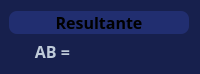
                          <widget class="QFrame" name="frame_9">
                           <property name="sizePolicy">
                            <sizepolicy hsizetype="Preferred" vsizetype="Fixed">
                             <horstretch>0</horstretch>
                             <verstretch>0</verstretch>
                            </sizepolicy>
                           </property>
                           <property name="maximumSize">
                            <size>
                             <width>16777215</width>
                             <height>74</height>
                            </size>
                           </property>
                           <property name="styleSheet">
                            <string notr="true">background-color: rgb(23, 32, 77);
border-radius: 5px;</string>
                           </property>
                           <property name="frameShape">
                            <enum>QFrame::StyledPanel</enum>
                           </property>
                           <property name="frameShadow">
                            <enum>QFrame::Raised</enum>
                           </property>
                           <layout class="QVBoxLayout" name="verticalLayout_20">
                            <property name="leftMargin">
                             <number>9</number>
                            </property>
                            <item>
                             <widget class="QLabel" name="label_top_info_11">
                              <property name="minimumSize">
                               <size>
                                <width>0</width>
                                <height>20</height>
                               </size>
                              </property>
                              <property name="maximumSize">
                               <size>
                                <width>16777215</width>
                                <height>25</height>
                               </size>
                              </property>
                              <property name="font">
                               <font>
                                <family>Satoshi Black</family>
                                <pointsize>12</pointsize>
                                <weight>75</weight>
                                <bold>true</bold>
                               </font>
                              </property>
                              <property name="styleSheet">
                               <string notr="true">QLabel{
	background-color: rgb(33, 46, 112);
	border: 0px solid ;
	border-radius: 8px;
}</string>
                              </property>
                              <property name="text">
                               <string>Resultante</string>
                              </property>
                              <property name="alignment">
                               <set>Qt::AlignCenter</set>
                              </property>
                             </widget>
                            </item>
                            <item>
                             <widget class="QFrame" name="frame_10">
                              <property name="frameShape">
                               <enum>QFrame::StyledPanel</enum>
                              </property>
                              <property name="frameShadow">
                               <enum>QFrame::Raised</enum>
                              </property>
                              <layout class="QHBoxLayout" name="horizontalLayout_15">
                               <property name="leftMargin">
                                <number>0</number>
                               </property>
                               <property name="topMargin">
                                <number>0</number>
                               </property>
                               <property name="rightMargin">
                                <number>0</number>
                               </property>
                               <property name="bottomMargin">
                                <number>0</number>
                               </property>
                               <item>
                                <widget class="QLabel" name="label_top_info_12">
                                 <property name="minimumSize">
                                  <size>
                                   <width>0</width>
                                   <height>20</height>
                                  </size>
                                 </property>
                                 <property name="maximumSize">
                                  <size>
                                   <width>16777215</width>
                                   <height>30</height>
                                  </size>
                                 </property>
                                 <property name="font">
                                  <font>
                                   <family>Satoshi</family>
                                   <pointsize>12</pointsize>
                                   <weight>75</weight>
                                   <bold>true</bold>
                                  </font>
                                 </property>
                                 <property name="styleSheet">
                                  <string notr="true">color: rgb(191, 203, 217)</string>
                                 </property>
                                 <property name="text">
                                  <string>AB =</string>
                                 </property>
                                 <property name="alignment">
                                  <set>Qt::AlignCenter</set>
                                 </property>
                                </widget>
                               </item>
                               <item>
                                <widget class="QLabel" name="label_resultFSK">
                                 <property name="minimumSize">
                                  <size>
                                   <width>0</width>
                                   <height>20</height>
                                  </size>
                                 </property>
                                 <property name="maximumSize">
                                  <size>
                                   <width>16777215</width>
                                   <height>30</height>
                                  </size>
                                 </property>
                                 <property name="font">
                                  <font>
                                   <family>Satoshi</family>
                                   <pointsize>12</pointsize>
                                   <weight>75</weight>
                                   <bold>true</bold>
                                  </font>
                                 </property>
                                 <property name="styleSheet">
                                  <string notr="true">color: rgb(191, 203, 217)</string>
                                 </property>
                                 <property name="text">
                                  <string/>
                                 </property>
                                 <property name="alignment">
                                  <set>Qt::AlignCenter</set>
                                 </property>
                                </widget>
                               </item>
                              </layout>
                             </widget>
                            </item>
                           </layout>
                          </widget>
